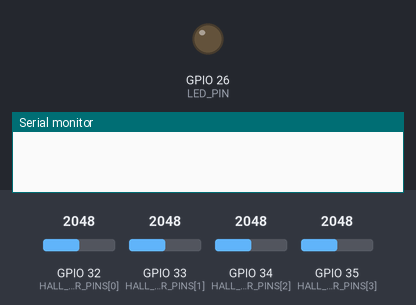
Recording of a program running on a simulated ESP32. On the bench: output pins drawn as LEDs (lit = HIGH), the last lines printed to the serial monitor. Dashed ring = blinking. The inputs (shaded band) are chosen by the test bench; at power-on: GPIO 32 (HALL_SENSOR_PINS[0]) = 2048, GPIO 33 (HALL_SENSOR_PINS[1]) = 2048, GPIO 34 (HALL_SENSOR_PINS[2]) = 2048, GPIO 35 (HALL_SENSOR_PINS[3]) = 2048.

Above: at 0.0 s.
At 3.4 s:
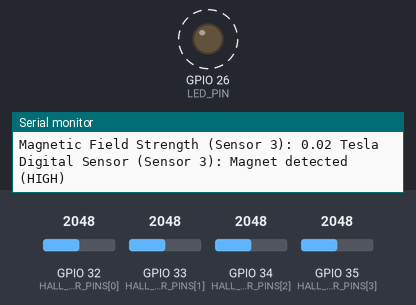
3.5 s: GPIO 32 (HALL_SENSOR_PINS[0]) set to 1960
Timing chart, 0 to 15.8 s (numbered marks = the images above; inputs shaded):
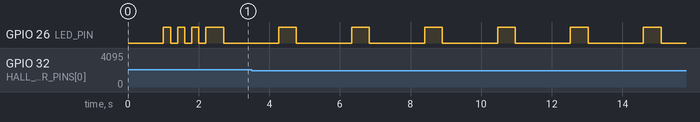

Measured:
- by itself, GPIO 26 (LED_PIN): alternates HIGH for 0.50 s and LOW for 1.6 s

The program:

main.cpp
```cpp
#include <Arduino.h>

#define NUM_SENSORS 4
const int HALL_SENSOR_PINS[NUM_SENSORS] = {32, 33, 34, 35};  // Define pins for 4 hall sensors
#define LED_PIN 26  // Built-in LED pin (adjust if necessary)

void setup() {
    Serial.begin(115200);
    delay(1000);  // Increase delay to ensure Serial Monitor initializes
    Serial.println("Serial Monitor Initialized");  // Debug message

    // Initialize hall sensor pins
    for (int i = 0; i < NUM_SENSORS; i++) {
        pinMode(HALL_SENSOR_PINS[i], INPUT);
        Serial.print("Hall Sensor Pin ");
        Serial.print(i);
        Serial.print(": ");
        Serial.println(HALL_SENSOR_PINS[i]);
    }

    pinMode(LED_PIN, OUTPUT);  // Set LED pin as output

    // Blink LED to confirm the board is running
    for (int i = 0; i < 3; i++) {
        digitalWrite(LED_PIN, HIGH);
        delay(200);
        digitalWrite(LED_PIN, LOW);
        delay(200);
    }
}

// Function to calculate air gap based on sensor voltage
float calculateAirGap(float voltage) {
    // Placeholder calibration formula: air gap (in mm) = k / voltage
    // Replace 'k' with a calibrated constant based on your sensor and setup
    const float k = 10.0;  // Example constant, adjust based on calibration
    if (voltage > 0) {
        return k / voltage;  // Calculate air gap
    } else {
        return -1;  // Return -1 for invalid voltage
    }
}

// Function to calculate magnetic field strength in Tesla
float calculateMagneticField(float voltage) {
    // Placeholder calibration formula: magnetic field (in Tesla) = voltage * sensitivity
    // Replace 'sensitivity' with the sensor's sensitivity in Tesla/Volt from the datasheet
    const float sensitivity = 0.01;  // Example sensitivity (10 mT/V), adjust based on calibration
    return voltage * sensitivity;
}

void loop() {
    digitalWrite(LED_PIN, HIGH);  // Turn LED on
    delay(500);
    digitalWrite(LED_PIN, LOW);   // Turn LED off
    delay(500);

    // Read and process data from all hall sensors
    for (int i = 0; i < NUM_SENSORS; i++) {
        int sensorValue = analogRead(HALL_SENSOR_PINS[i]);  // Read sensor value (0-4095)
        Serial.print("Raw Sensor Value (Sensor ");
        Serial.print(i);
        Serial.print("): ");
        Serial.println(sensorValue);  // Debug: Print raw value

        // Check if raw value is zero
        if (sensorValue == 0) {
            Serial.print("Warning: Sensor ");
            Serial.print(i);
            Serial.println(" is returning 0. Check wiring or sensor.");
        }

        // Convert to voltage
        float voltage = (sensorValue / 4095.0) * 3.3;  // Convert to voltage
        Serial.print("Hall Sensor Voltage (Sensor ");
        Serial.print(i);
        Serial.print("): ");
        Serial.print(voltage);
        Serial.println(" V");

        // Calculate air gap
        float airGap = calculateAirGap(voltage);
        if (airGap > 0) {
            Serial.print("Air Gap (Sensor ");
            Serial.print(i);
            Serial.print("): ");
            Serial.print(airGap);
            Serial.println(" mm");
        } else {
            Serial.print("Air Gap (Sensor ");
            Serial.print(i);
            Serial.println("): Invalid voltage");
        }

        // Calculate magnetic field strength
        float magneticField = calculateMagneticField(voltage);
        Serial.print("Magnetic Field Strength (Sensor ");
        Serial.print(i);
        Serial.print("): ");
        Serial.print(magneticField);
        Serial.println(" Tesla");

        // Check if sensor behaves like a digital sensor
        int threshold = 2000;  // Default threshold
        if (sensorValue > threshold) {
            Serial.print("Digital Sensor (Sensor ");
            Serial.print(i);
            Serial.println("): Magnet detected (HIGH)");
        } else {
            Serial.print("Digital Sensor (Sensor ");
            Serial.print(i);
            Serial.println("): No magnet detected (LOW)");
        }
    }

    delay(1000);  // Increase delay to avoid flooding the Serial Monitor
}
```
